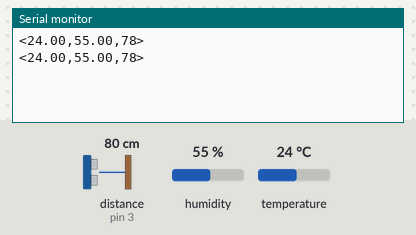
The sketch below on a simulated Arduino Uno, built with avr-gcc and run on an emulated ATmega328P. Shown: the last lines printed to the serial monitor. Wiring (inferred from the names in the program): ultrasonic range finder: trigger pin 4; echo pin 3. The test bench sets the inputs (shaded band); at power-on: distance to the obstacle (sensor on pin 3) 80 cm, humidity 55 %, temperature 24 °C. The echo pulse lasts 58.3 µs per cm.

Above: at 14.8 s.
14.9 s: distance to the obstacle (sensor on pin 3) set to 2 cm
25.4 s: humidity set to 22 %
At 27.2 s:
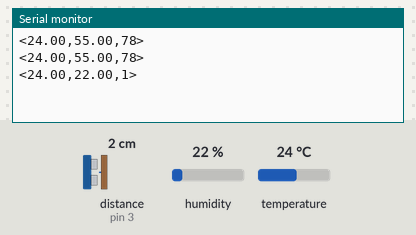
35.9 s: temperature set to 12 °C
At 39.6 s:
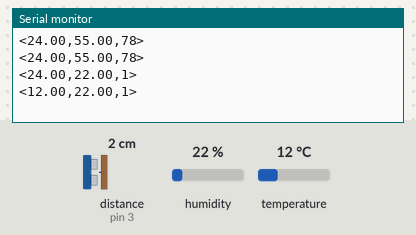
46.4 s: distance to the obstacle (sensor on pin 3) set to 4 cm
At 50.8 s:
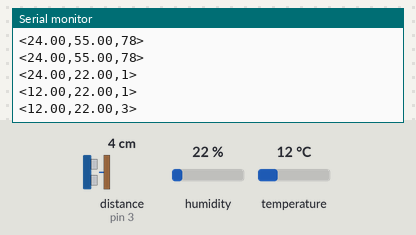
56.9 s: humidity set to 40 %
At 63.3 s:
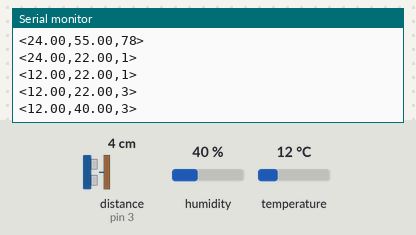
Timing chart, 0 to 64.8 s (numbered marks = the images above; inputs shaded):
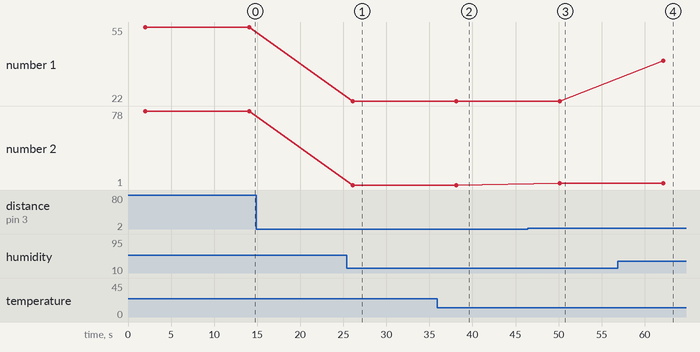

Measured:
- after the input at 25.4 s, the serial monitor: prints a new line after 0.68 s (image 1)
- after the input at 35.9 s, the serial monitor: prints a new line after 2.2 s (image 2)
- after the input at 46.4 s, the serial monitor: prints a new line after 3.7 s (image 3)
- after the input at 56.9 s, the serial monitor: prints a new line after 5.3 s (image 4)
- plotted number 1: 55 → 22 after the input at 25.4 s, 22 → 40 after the input at 56.9 s
- plotted number 2: 1 → 3 after the input at 46.4 s

The sketch:

arduino.ino
```cpp
#include "DHT.h"

#define DHTPIN 2
#define echoPin 3
#define trigPin 4
#define DHTTYPE DHT11   // DHT 11

// Initialize DHT sensor for normal 16mhz Arduino
DHT dht(DHTPIN, DHTTYPE);

long duration; // variable for the duration of sound wave travel
int distance;

void setup() {
  pinMode(trigPin, OUTPUT); // Sets the trigPin as an OUTPUT
  pinMode(echoPin, INPUT); // Sets the echoPin as an INPUT
  Serial.begin(9600);
  dht.begin();
}

void loop() {

  delay(2000);

  // Reading temperature or humidity takes about 250 milliseconds!
  // Sensor readings may also be up to 2 seconds 'old' (its a very slow sensor)
  float h = dht.readHumidity();
  // Read temperature as Celsius
  float t = dht.readTemperature();

  // Check if any reads failed and exit early (to try again).
  if (isnan(h) || isnan(t)) {
    Serial.println("Failed to read from DHT sensor!");
    return;
  }
  // Clears the trigPin condition
  digitalWrite(trigPin, LOW);
  delayMicroseconds(2);

  digitalWrite(trigPin, HIGH);
  delayMicroseconds(10);
  digitalWrite(trigPin, LOW);
  // Reads the echoPin, returns the sound wave travel time in microseconds
  duration = pulseIn(echoPin, HIGH);
  // Calculating the distance
  distance = duration * 0.034 / 2; // Speed of sound wave divided by 2 (go and back)

  // Compute heat index
  // Must send in temp in Fahrenheit!


  Serial.print("<");
  Serial.print(t);
  Serial.print(",");
  Serial.print(h);
  Serial.print(",");
  Serial.print(distance);
  Serial.println(">");
//    Serial.println(t);
//
//    // Displays the distance on the Serial Monitor
//    Serial.println(distance);
   delay(10000);
}
```
